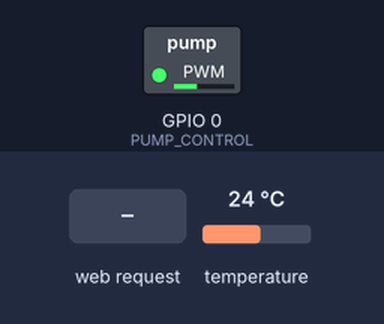
This sketch was run on a simulated ESP8266 (NodeMCU). On the bench: switched loads named in the sketch (green lamp = pin HIGH). The inputs (shaded band) are chosen by the test bench; at power-on: temperature 24 °C. WiFi joins after 1.5 s; servers stay silent unless stated; what the sketch prints to the serial monitor is not drawn.

Above: at 2.7 s.
2.8 s: temperature set to 12 °C
At 3.5 s:
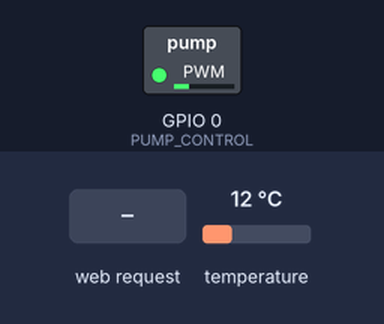
6.4 s: HTTP request GET /adjust_setpoint received
At 7.2 s:
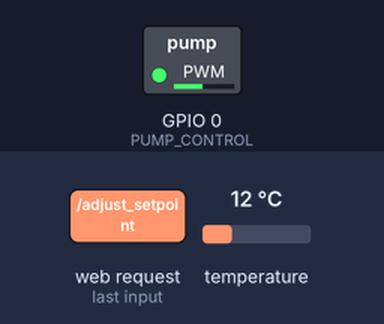
10.0 s: temperature set to 41 °C
At 12.1 s:
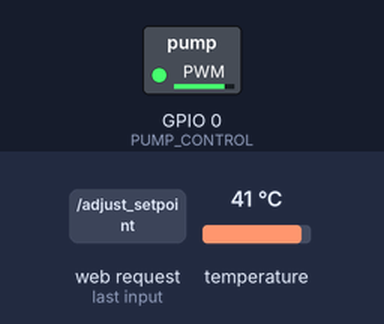
Timing chart, 0 to 13.6 s (numbered marks = the images above; inputs shaded):
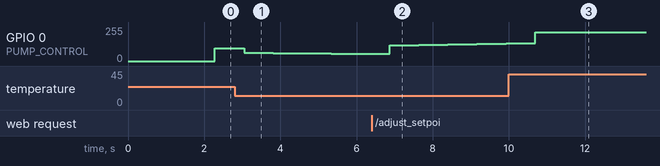

The sketch:

simple_webserver.ino
```cpp
#include <ESP8266WiFi.h>
#include <ESP8266WebServer.h>
#include <OneWire.h>
#include <DallasTemperature.h>
#include <ArduinoJson.h>

void send_data();
void adjust_setpoint();

#define ONE_WIRE_BUS 2
#define PUMP_CONTROL 0
#define integral_windup_lim 50
#define equilibrium_constant 400

OneWire oneWire(ONE_WIRE_BUS);
DallasTemperature sensors(&oneWire);
ESP8266WebServer server;

char* NETWORK_ID = "vodafoneB1100A";
char* PASSWORD = "@leadership room 11";
double temp;
float sum_error = 0;
float setpoint = 25;
int kp = 10;
int ki = 1.25;
long start_time;

void setup()
{
    WiFi.begin(NETWORK_ID, PASSWORD);
    Serial.begin(115200);
    sensors.begin();
    while (WiFi.status() != WL_CONNECTED) {
        Serial.print(".");
        delay(500);
    }
    Serial.println("");
    Serial.print("IP address: ");
    Serial.print(WiFi.localIP());

    start_time = millis();
    pinMode(PUMP_CONTROL, OUTPUT);
    analogWrite(PUMP_CONTROL, 0);

    server.on("/connect", [](){server.send(200, "text/plain", "");});
    server.on("/request_data", send_data);
    server.on("/adjust_setpoint", adjust_setpoint);
    server.begin();
}

void loop()
{
    sensors.requestTemperatures();
    temp = sensors.getTempCByIndex(0);
    server.handleClient();
    control_loop();
}

void send_data()
{
  char outbuffer[200];
  DynamicJsonBuffer jBuffer;
  JsonObject &root = jBuffer.createObject();
  root["Temp"] = temp;
  root["Runtime"] = millis() - start_time;
  root["Setpoint"] = setpoint;
  root["Element status"] = "ON";
  root.printTo(outbuffer, root.measureLength() + 1);
  server.send(200, "text/plain", outbuffer);
}

void adjust_setpoint()
{
    String data = server.arg("plain");
    StaticJsonBuffer<200> jBuffer;
    JsonObject &jObject = jBuffer.parseObject(data);
    String value = jObject["value"];
    setpoint = value.toInt();
    server.send(204, "");
}

void control_loop()
{
    // PI controller
    int test = millis();
    float error = temp - setpoint;
    sum_error += error;
    if (sum_error < -integral_windup_lim) {
        sum_error = -integral_windup_lim;
    } else if (sum_error > integral_windup_lim) {
        sum_error = integral_windup_lim;
    }

    int output = kp * error + ki * sum_error + equilibrium_constant;
    if (output < 0) {
        output = 0;
    } else if (output > 1024) {
        output = 1024;
    }
    analogWrite(PUMP_CONTROL, output);
    Serial.println(millis() - test);
}
```

Measured:
- after the input at 2.8 s, GPIO 0 (PUMP_CONTROL): 96/255 → 63/255 after 0.25 s, → 60/255 0.76 s later, → 57/255 0.76 s later, → 54/255 0.76 s later
- after the input at 6.4 s, GPIO 0 (PUMP_CONTROL): moves from 54/255 to 132/255 over 3.1 s, starting after 0.47 s
